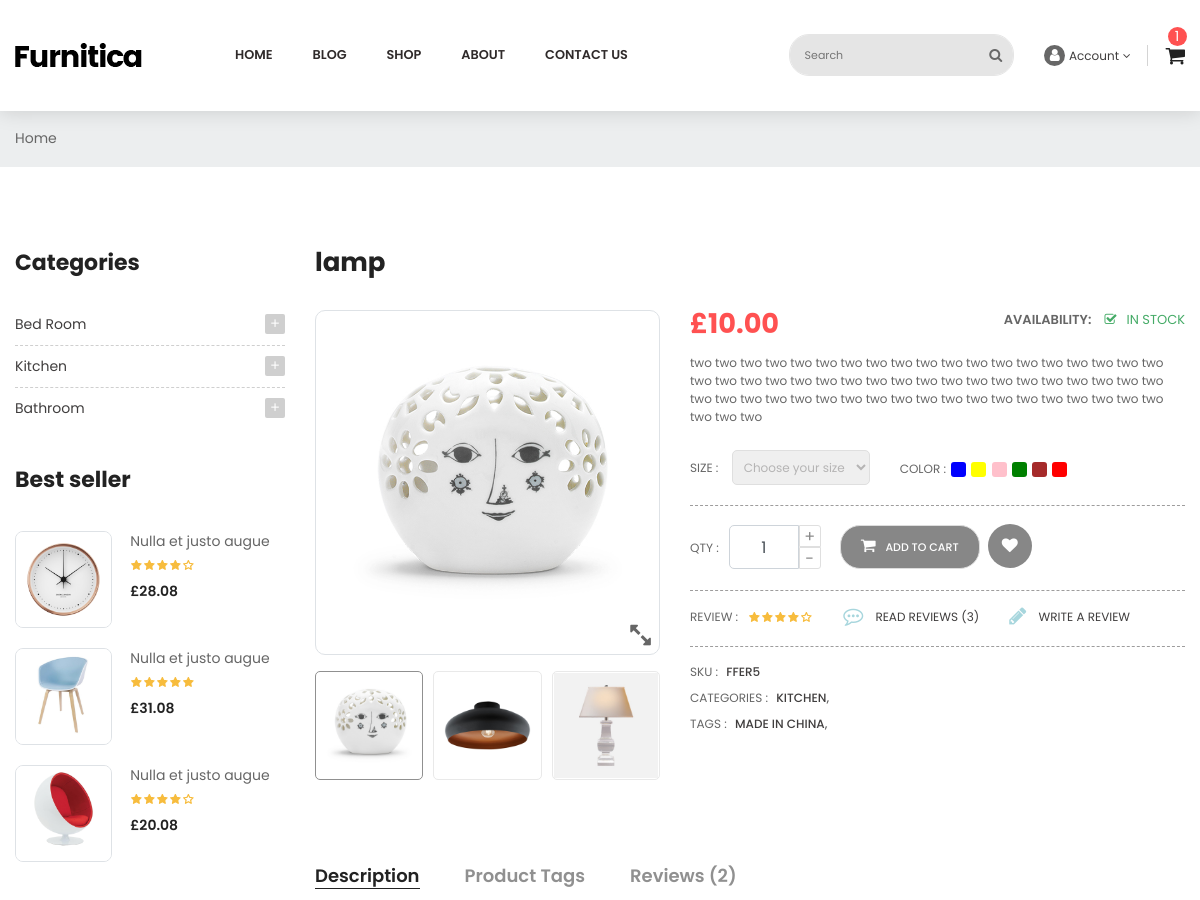
Before: /en/shop/2/ (upper part) with the older database file.
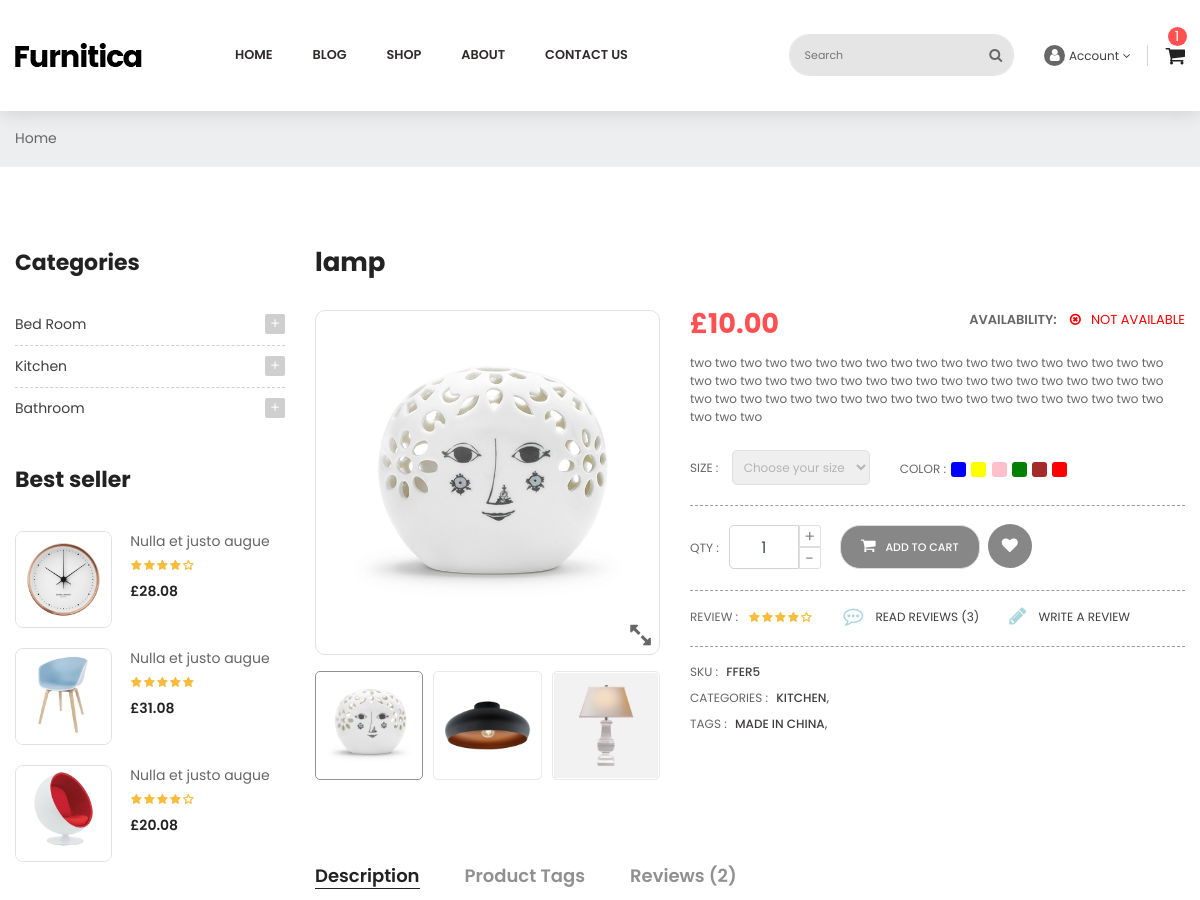
After: the same page with the newer database file.
### shop/views.py (the view)
# urls.py: path('<int:pk>/', views.ProductDetailView.as_view(), name='detail'),
class ProductDetailView(DetailView):
    model = models.ProductModel
    template_name = 'shop/product-detail.html'
    context_object_name = 'pr'
    def get_context_data(self, **kwargs):
        context = super().get_context_data(**kwargs)
        product = self.object
        categories = product.categories.all()
        related_products = ProductModel.objects.filter(categories__in=categories).exclude(id=product.id).distinct()
        categories = ProductCategoryModel.objects.all()
        tags = ProductTagModel.objects.all()[:10]
        context['related_products'] = related_products
        context['categories'] = categories
        context['tags'] = tags
        return context

### orders/templatetags/order_tags.py (called while the page is built)
@register.simple_tag
def get_user_cart(request):
    cart = request.session.get('cart', [])
    products = ProductModel.objects.filter(id__in=cart)
    return products

@register.simple_tag
def total_sum_in_cart(request):
    cart = request.session.get('cart', [])
    products = ProductModel.objects.filter(id__in=cart)
    summ = 0
    for pr in products:
        summ += pr.price
    return summ

@register.filter
def in_wishlist(request, pk):
    return pk in request.session.get('wishlist', [])

### pages/templatetags/my_tags.py (called while the page is built)
@register.simple_tag
def get_lang_url(request, lang):
    url = request.path.split('/')
    url[1] = lang
    return '/'.join(url)

### templates/shop/product-detail.html (shortened to what the changed rows need)
{% extends 'layouts/base.html' %}
{% load static %}
{% load i18n %}
{% load order_tags %}
{% block body %}
id="product-detail"
{% endblock %}
{% block content %}
<div class="main-content">
        <div id="wrapper-site">
            <div id="content-wrapper">
                <div id="main">
                    <div class="page-home">
                        <div class="container">
                            <div class="content">
                                <div class="row">
                                    <div class="col-sm-8 col-lg-9 col-md-9">
                                        <div class="main-product-detail">
                                            <h2>{{ pr.title }}</h2>
                                            <div class="product-single row">
                                                <div class="product-info col-xs-12 col-md-7 col-sm-7">
                                                    <div class="detail-description">
                                                        <div class="price-del">
                                                            <span class="float-right">
                                                                <span class="availb">{% trans 'Availability' %}: </span>
                                                                <span class="check">
                                                                    {% if pr.instock %}
                                                                    <i class="fa fa-check-square-o" aria-hidden="true"></i>{% trans 'IN STOCK' %}</span>
                                                                    {% else %}
                                                                <span style="color:red" class="check">
                                                                    <i class="fa fa-times-circle-o" aria-hidden="true"></i>{% trans 'Not Available' %}</span>
                                                                    {% endif %}
                                                            </span>
                                                        </div>
                                                    </div>
                                                </div>
                                            </div>
                                        </div>
                                    </div>
                                </div>
                            </div>
                        </div>
                    </div>
                </div>
            </div>
        </div>
    </div>
{% endblock %}

Changed rows visible on the page:
changed ProductModel "lamp": instock True → False (drawn)
Other visible differences:
text no longer shown: "IN STOCK"
text now shown: "NOT AVAILABLE"
